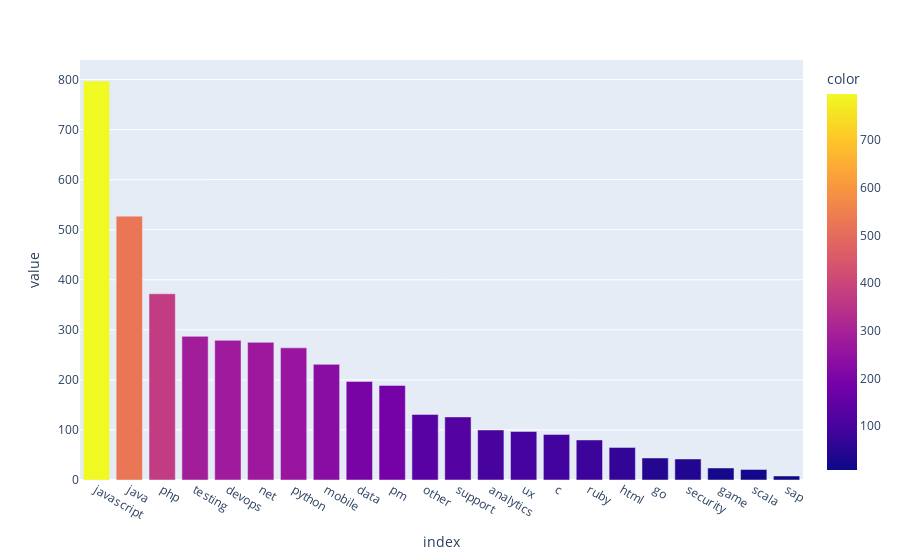

This figure's notebook cell:
### Markdown cell above
# Technologies

### Code cell
technologies = df['marker_icon'].value_counts()
fig = px.bar(data_frame=technologies, color=technologies.values)
fig.show()

### Figure 1 — Plotly figure (JSON) as saved in the notebook; plotly's stock layout.template omitted (floating-point values rounded to 4 significant figures)
{"data": [{"alignmentgroup": "True", "hovertemplate": "index=%{x}<br>value=%{y}<br>color=%{marker.color}<extra></extra>", "legendgroup": "", "marker": {"color": [797, 527, 372, 287, 279, 275, 264, 231, 197, 189, 131, 126, 100, 97, 91, 80, 65, 44, 42, 24, 21, 8], "coloraxis": "coloraxis"}, "name": "", "offsetgroup": "", "orientation": "v", "showlegend": false, "textposition": "auto", "type": "bar", "x": ["javascript", "java", "php", "testing", "devops", "net", "python", "mobile", "data", "pm", "other", "support", "analytics", "ux", "c", "ruby", "html", "go", "security", "game", "scala", "sap"], "xaxis": "x", "y": [797, 527, 372, 287, 279, 275, 264, 231, 197, 189, 131, 126, 100, 97, 91, 80, 65, 44, 42, 24, 21, 8], "yaxis": "y"}], "layout": {"barmode": "relative", "coloraxis": {"colorbar": {"title": {"text": "color"}}, "colorscale": [[0, "#0d0887"], [0.1111, "#46039f"], [0.2222, "#7201a8"], [0.3333, "#9c179e"], [0.4444, "#bd3786"], [0.5556, "#d8576b"], [0.6667, "#ed7953"], [0.7778, "#fb9f3a"], [0.8889, "#fdca26"], [1, "#f0f921"]]}, "legend": {"tracegroupgap": 0}, "margin": {"t": 60}, "xaxis": {"anchor": "y", "domain": [0, 1], "title": {"text": "index"}}, "yaxis": {"anchor": "x", "domain": [0, 1], "title": {"text": "value"}}}}
